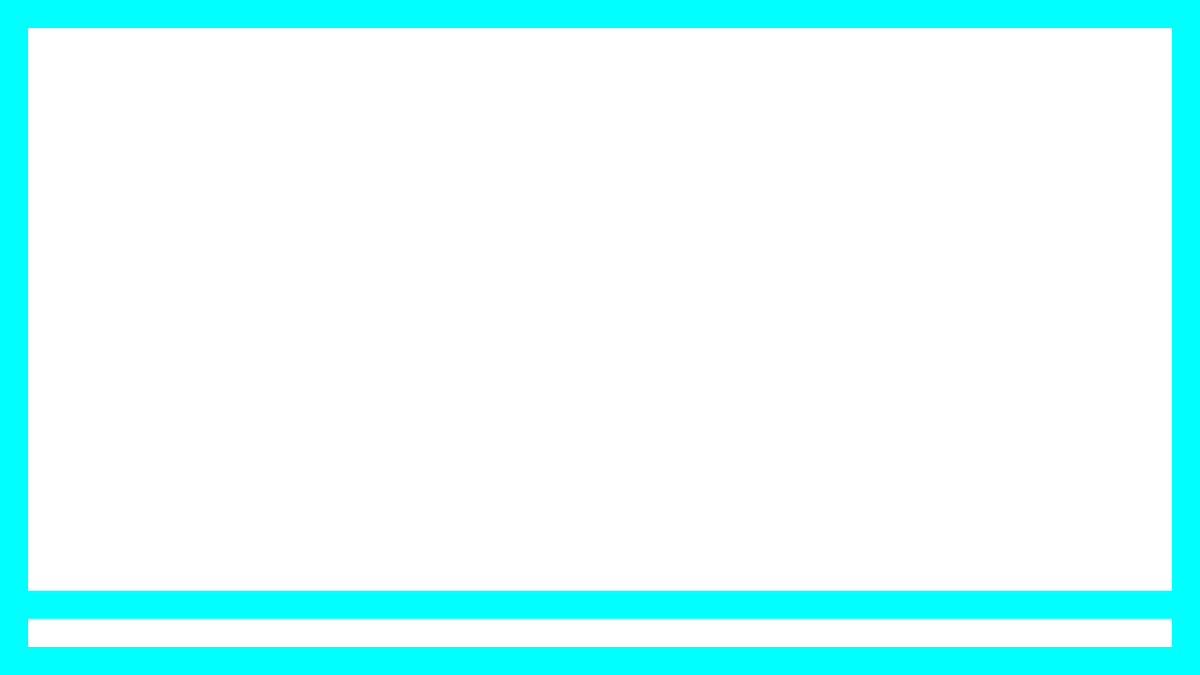
Frame 1 (no input)
Frame 60 (the mouse pressed at the canvas centre just before this capture): identical to frame 1, image omitted
Frame 120 (the mouse held since frame 60 and released just before this capture): identical to frame 1, image omitted

The Processing sketch that drew this single still picture (run headless with seeded random() and noise(); from frame 60 on, the mouse is pressed at the canvas centre):

// Processing sketch: scaleoftheu
// ── scaleoftheu.pde
final float WINDOW_WIDTH = 1280;
final float WINDOW_HEIGHT = 720;
final float MARGIN = 30;
final float SLIDER_HEIGHT = 50;
final color BACKGROUND_COLOUR = color(255);
final color BORDER_COLOUR = color(0,255,255);
final int FRAME_RATE = 60;

void settings() {
  size((int)WINDOW_WIDTH, (int)WINDOW_HEIGHT);
}

void setup() {
  frameRate(FRAME_RATE);
  noStroke();
}

void draw() {
  background(BACKGROUND_COLOUR);
  
  fill(BORDER_COLOUR);
  
  //draw border
  rect(0,0,MARGIN, WINDOW_HEIGHT);
  rect(WINDOW_WIDTH - MARGIN, 0, MARGIN, WINDOW_HEIGHT);
  rect(0,0, WINDOW_WIDTH, MARGIN);
  rect(0, WINDOW_HEIGHT - MARGIN, WINDOW_WIDTH, MARGIN);
  
  rect(0, WINDOW_HEIGHT - (MARGIN * 3), WINDOW_WIDTH, MARGIN);
  
  
}
